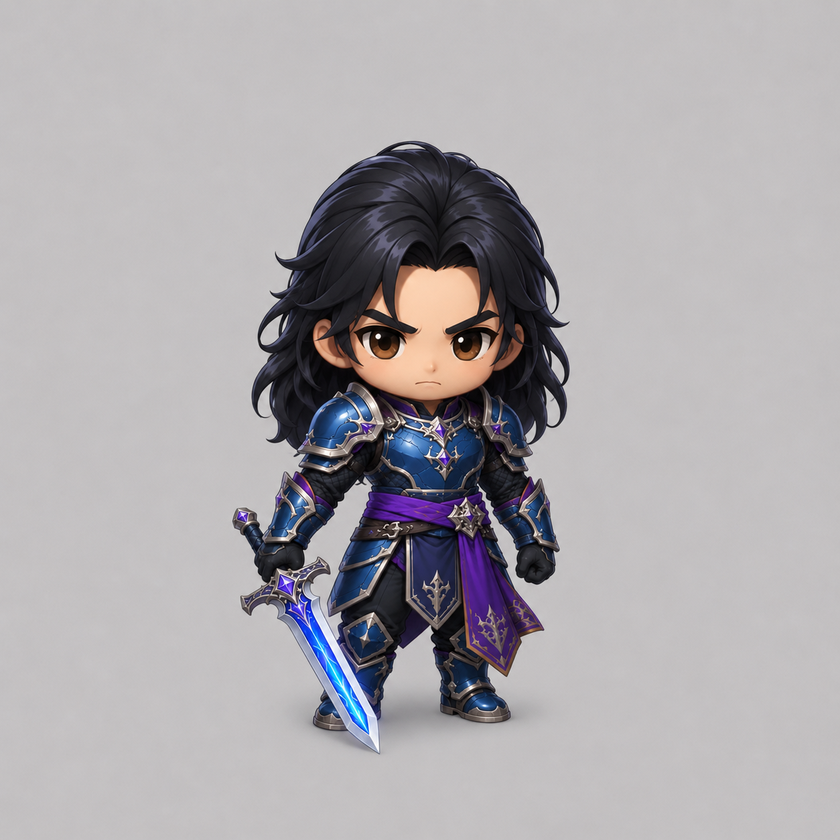
#> input picture app/modules/nhan_vat_2d/templates/compact_male_swordsman.png, 840 x 840 px, shrunk from 1254 x 1254 before the run
$ python -i background_quality.py   (imports and definitions only)
#> lines starting #> are read from the running program, lines starting #| are printed output that depends on the picture
from __future__ import annotations

from pathlib import Path
from PIL import Image, ImageFilter, ImageStat


def _edge_mean(region: Image.Image) -> float:
    gray = region.convert("L")
    return float(ImageStat.Stat(gray.filter(ImageFilter.FIND_EDGES)).mean[0])


def inspect_background(image_path: str | Path) -> dict:
    """Approximate whether the background is too busy for sprite-sheet use.
    Checks corner complexity versus center complexity.
    """
#> called with image_path = 'templates/compact_male_swordsman.png'
    with Image.open(image_path) as im:
#> im is the input picture: PIL image 840x840 RGB; mean R, G, B 171.3, 167.9, 171.5
        rgb = im.convert("RGB")
        w, h = rgb.size
#> w = 840; h = 840
        corners = [
            rgb.crop((0, 0, int(w * 0.22), int(h * 0.22))),
            rgb.crop((int(w * 0.78), 0, w, int(h * 0.22))),
            rgb.crop((0, int(h * 0.78), int(w * 0.22), h)),
            rgb.crop((int(w * 0.78), int(h * 0.78), w, h)),
        ]
        center = rgb.crop((int(w * 0.3), int(h * 0.18), int(w * 0.7), int(h * 0.82)))
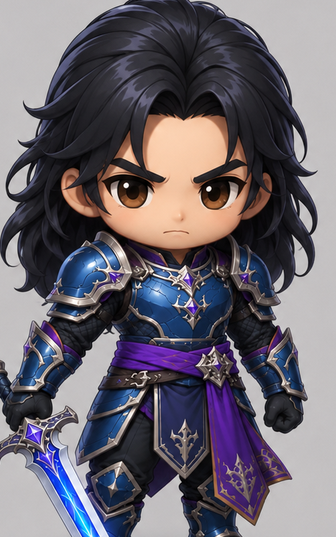
#> center: PIL image 336x537 RGB; mean R, G, B 106.5, 100.8, 110.4
        corner_edges = sum(_edge_mean(c) for c in corners) / max(1, len(corners))
#> corner_edges = 6.14
        center_edges = _edge_mean(center)
#> in _edge_mean (call 5), `gray = region.convert("L")`:
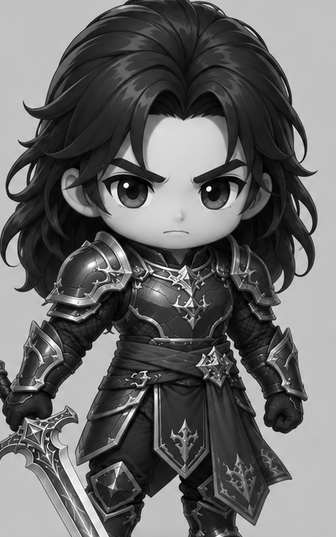
#> gray: PIL image 336x537 L; min 0, max 255, mean 103.6
#> center_edges = 25.08
        corner_contrast = sum(ImageStat.Stat(c.convert("L")).stddev[0] for c in corners) / max(1, len(corners))
#> corner_contrast = 0.99
    clutter_ratio = corner_edges / max(1.0, center_edges)
#> clutter_ratio = 0.245
    plain_canvas = corner_edges < 12.0 and corner_contrast < 10.0
#> plain_canvas = True
    # Relaxed: a plain white/gray background should pass even when the character
    # has high edge detail in center (center_edges can be high for a well-drawn
    # character).  The real signal for "bad background" is corner clutter and
    # corner contrast, NOT center detail.  Raise corner_edges threshold 28->38,
    # clutter_ratio 0.62->0.85, corner_contrast 58->72.
    ok = plain_canvas or (corner_edges < 38.0 and clutter_ratio < 0.85 and corner_contrast < 72.0)
#> ok = True
    penalty_ratio = 0.0 if plain_canvas else clutter_ratio * 15.0
#> penalty_ratio = 0
    score = max(0.0, 100.0 - (corner_edges * 1.6 + corner_contrast * 0.5 + penalty_ratio))
#> score = 89.69
    return {
        "ok": bool(ok),
        "score": round(score, 2),
        "corner_edge": round(corner_edges, 2),
        "center_edge": round(center_edges, 2),
        "corner_contrast": round(corner_contrast, 2),
        "clutter_ratio": round(clutter_ratio, 3),
    }

>>> result = inspect_background('templates/compact_male_swordsman.png')
#> result = {'ok': True, 'score': 89.69, 'corner_edge': 6.14, 'center_edge': 25.08, 'corner_contrast': 0.99, 'clutter_ratio': 0.245}
